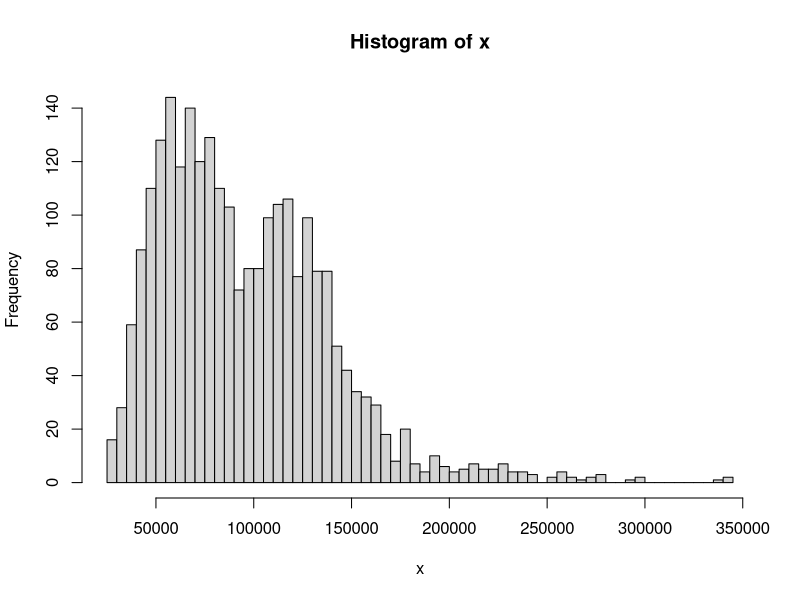

This figure's R source:
lab4data <- read.csv("lab4dataset.csv", stringsAsFactors=FALSE, sep=",", na.strings=c("", "NA"))
str(lab4data)
mean <- function(dt) {
  sum(dt) / length(dt)
}

mean(lab4data$price)

z.score <- function (dt, x) {
  s = sd(dt)
  (x - mean(dt)) /s
}

z.score(lab4data$age, 89)

lower <- function(price, limit) {
  price[price <= limit] 
  
}

l  <- lower(lab4data$price, 100000)
length(l)/length(lab4data$price)

skew <- function(df) {
  if (median(df) < mean(df)) {
    return(1)
  } else if (median(df) == mean(df)) {
    return(0)
  } else {
    return(-1)
  }
}
average <- function(x)
{
  return(sum(x, na.rm = T)/length(na.omit(x)))
}
Skewness <- function(x)
{
  hist(x, freq = T, breaks = 50)
  return(sign(average(x) - median(x)))
}
Skewness(lab4data$price)
zscore <- function(x,y)
{
  return((x - average(y))/sd(y))
}
bath <- function(price)
{
  print(summary(lab4data$bathp[lab4data$price<=price]))
  return(zscore(average(lab4data$bathp[lab4data$price<=price]),
                lab4data$bathp))
}
#Example
bath(49120)